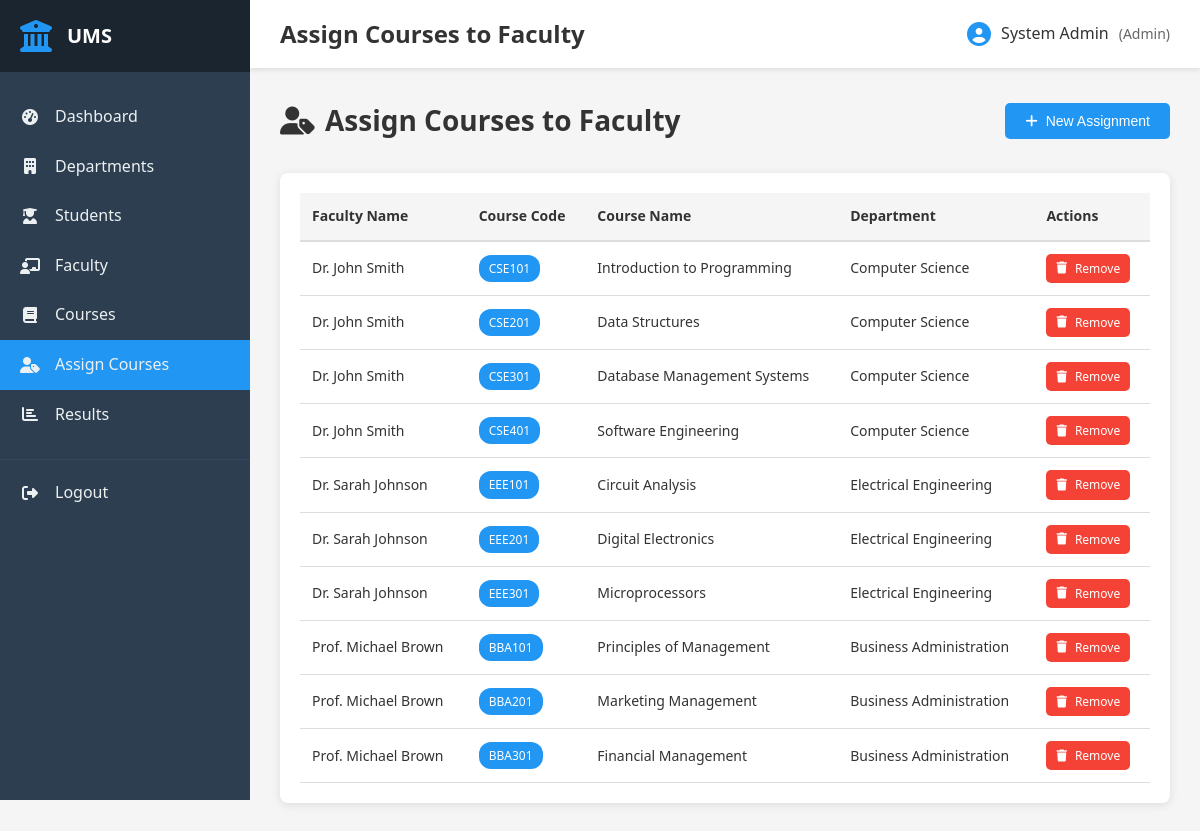
The app's page /admin/assign-courses.php (signed in) with its own data.
### tables this page shows
CREATE TABLE faculty_courses (
    id INT AUTO_INCREMENT PRIMARY KEY,
    faculty_id INT NOT NULL,
    course_id INT NOT NULL,
    FOREIGN KEY (faculty_id) REFERENCES faculty(id) ON DELETE CASCADE,
    FOREIGN KEY (course_id) REFERENCES courses(id) ON DELETE CASCADE,
    UNIQUE KEY unique_assignment (faculty_id, course_id)
);

CREATE TABLE faculty (
    id INT AUTO_INCREMENT PRIMARY KEY,
    user_id INT NOT NULL,
    name VARCHAR(100) NOT NULL,
    department_id INT,
    created_at TIMESTAMP DEFAULT CURRENT_TIMESTAMP,
    FOREIGN KEY (user_id) REFERENCES users(id) ON DELETE CASCADE,
    FOREIGN KEY (department_id) REFERENCES departments(id) ON DELETE SET NULL
);

CREATE TABLE courses (
    id INT AUTO_INCREMENT PRIMARY KEY,
    course_code VARCHAR(20) NOT NULL UNIQUE,
    course_name VARCHAR(150) NOT NULL,
    credit DECIMAL(3,1) NOT NULL,
    department_id INT,
    semester INT NOT NULL,
    created_at TIMESTAMP DEFAULT CURRENT_TIMESTAMP,
    FOREIGN KEY (department_id) REFERENCES departments(id) ON DELETE SET NULL
);

CREATE TABLE departments (
    id INT AUTO_INCREMENT PRIMARY KEY,
    name VARCHAR(100) NOT NULL,
    code VARCHAR(10) NOT NULL UNIQUE,
    created_at TIMESTAMP DEFAULT CURRENT_TIMESTAMP
);

### includes/functions.php (called while the page is built, shortened)
<?php
function clean($data) {
    return htmlspecialchars($data, ENT_QUOTES, 'UTF-8');
}
?>

### admin/assign-courses.php (the view, shortened to what this page needs)
<?php
require_once __DIR__ . '/../includes/functions.php';
$assignments = $conn->query("
    SELECT fc.*, f.name as faculty_name, c.course_code, c.course_name, d.name as dept_name
    FROM faculty_courses fc
    JOIN faculty f ON fc.faculty_id = f.id
    JOIN courses c ON fc.course_id = c.id
    LEFT JOIN departments d ON c.department_id = d.id
    ORDER BY f.name, c.course_code
");
include __DIR__ . '/../includes/header.php';
?>
<div class="page-header">
    <h2><i class="fas fa-user-tag"></i> Assign Courses to Faculty</h2>
    <button class="btn btn-primary" onclick="document.getElementById('assignModal').style.display='block'">
        <i class="fas fa-plus"></i> New Assignment
    </button>
</div>
<div class="content-card">
    <div class="card-body">
        <div class="table-responsive">
            <table class="data-table">
                <thead>
                    <tr>
                        <th>Faculty Name</th>
                        <th>Course Code</th>
                        <th>Course Name</th>
                        <th>Department</th>
                        <th>Actions</th>
                    </tr>
                </thead>
                <tbody>
                    <?php while ($assign = $assignments->fetch_assoc()): ?>
                    <tr>
                        <td><?php echo clean($assign['faculty_name']); ?></td>
                        <td><span class="badge badge-primary"><?php echo clean($assign['course_code']); ?></span></td>
                        <td><?php echo clean($assign['course_name']); ?></td>
                        <td><?php echo clean($assign['dept_name'] ?? 'N/A'); ?></td>
                        <td>
                            <a href="?delete=<?php echo $assign['id']; ?>" class="btn btn-sm btn-danger"
                               onclick="return confirm('Remove this assignment?')">
                                <i class="fas fa-trash"></i> Remove
                            </a>
                        </td>
                    </tr>
                    <?php endwhile; ?>
                </tbody>
            </table>
        </div>
    </div>
</div>
<?php include __DIR__ . '/../includes/footer.php'; ?>

### assets/css/style.css (style rules this page uses)
* { margin: 0; padding: 0; box-sizing: border-box; }
:root { --primary-color: #2196F3; --secondary-color: #1976D2; --success-color: #4CAF50; --danger-color: #f44336; --warning-color: #FF9800; --info-color: #00BCD4; --dark-color: #333; --light-color: #f5f5f5; --border-color: #ddd; --sidebar-width: 250px; }
body { font-family: 'Segoe UI', Tahoma, Geneva, Verdana, sans-serif; background: #f5f5f5; color: #333; line-height: 1.6; }
.content-card { background: white; border-radius: 8px; box-shadow: 0 2px 10px rgba(0,0,0,0.1); margin-bottom: 20px; overflow: hidden; }
.card-body { padding: 20px; }
.table-responsive { overflow-x: auto; }
.data-table { width: 100%; border-collapse: collapse; font-size: 14px; }
.data-table thead { background: #f5f5f5; }
.data-table th { padding: 12px; text-align: left; font-weight: 600; color: var(--dark-color); border-bottom: 2px solid var(--border-color); }
.data-table td { padding: 12px; border-bottom: 1px solid var(--border-color); }
.btn { padding: 10px 20px; border: none; border-radius: 5px; font-size: 14px; cursor: pointer; display: inline-flex; align-items: center; gap: 8px; transition: all 0.3s ease; text-decoration: none; font-weight: 500; }
.btn-primary { background: var(--primary-color); color: white; }
.btn-danger { background: var(--danger-color); color: white; }
.btn-sm { padding: 5px 10px; font-size: 12px; }
.badge { display: inline-block; padding: 4px 10px; border-radius: 12px; font-size: 12px; font-weight: 500; }
.badge-primary { background: var(--primary-color); color: white; }
.page-header { display: flex; justify-content: space-between; align-items: center; margin-bottom: 30px; }
.page-header h2 { font-size: 28px; color: var(--dark-color); display: flex; align-items: center; gap: 10px; }

### records on screen
faculty_courses: faculty.name "Dr. John Smith", course.course_code "CSE101", course.course_name "Introduction to Programming", departments.name "Computer Science"
faculty_courses: faculty.name "Dr. John Smith", course.course_code "CSE201", course.course_name "Data Structures", departments.name "Computer Science"
faculty_courses: faculty.name "Dr. John Smith", course.course_code "CSE301", course.course_name "Database Management Systems", departments.name "Computer Science"
faculty_courses: faculty.name "Dr. John Smith", course.course_code "CSE401", course.course_name "Software Engineering", departments.name "Computer Science"
faculty_courses: faculty.name "Dr. Sarah Johnson", course.course_code "EEE101", course.course_name "Circuit Analysis", departments.name "Electrical Engineering"
faculty_courses: faculty.name "Dr. Sarah Johnson", course.course_code "EEE201", course.course_name "Digital Electronics", departments.name "Electrical Engineering"
faculty_courses: faculty.name "Dr. Sarah Johnson", course.course_code "EEE301", course.course_name "Microprocessors", departments.name "Electrical Engineering"
faculty_courses: faculty.name "Prof. Michael Brown", course.course_code "BBA101", course.course_name "Principles of Management", departments.name "Business Administration"
faculty_courses: faculty.name "Prof. Michael Brown", course.course_code "BBA201", course.course_name "Marketing Management", departments.name "Business Administration"
faculty_courses: faculty.name "Prof. Michael Brown", course.course_code "BBA301", course.course_name "Financial Management", departments.name "Business Administration"

### other values on screen
$page_title "Assign Courses to Faculty"
$_SESSION['name'] "System Admin"
$_SESSION['role'] "Admin"
